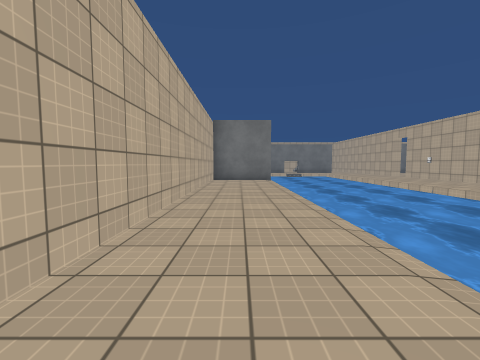
view 1 (above)

21 first-person views from a walk through a Unity game level. The camera is 1.3 m above the floor, tilts 4° down and sees 90° across. Doors are open. The floor is counted in squares, 1.89 m on a side. Each view is taken from the middle of a square. On the plan, view 1 faces up. The plan holds only what a view shows up to about 9 squares ahead; the rest is blank. The player character is not drawn. Surface patterns are stand-ins for the level's own textures.

view 2
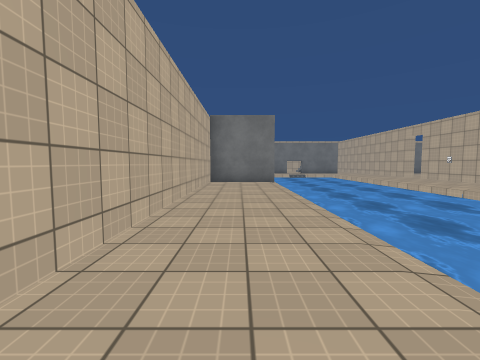

view 3
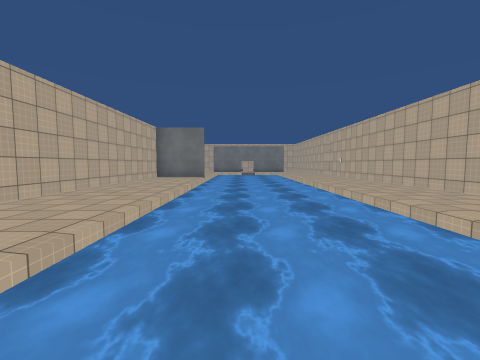

view 4
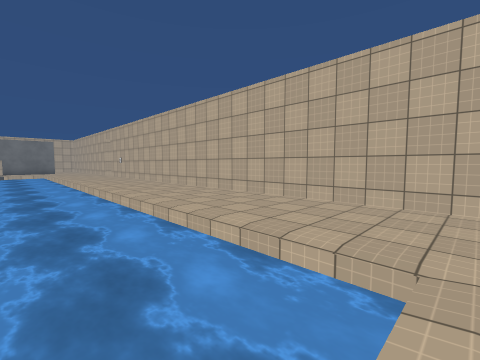

view 5
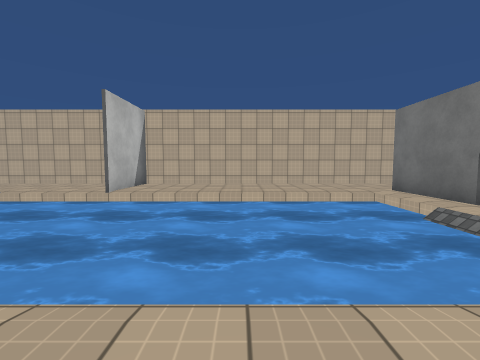

view 6
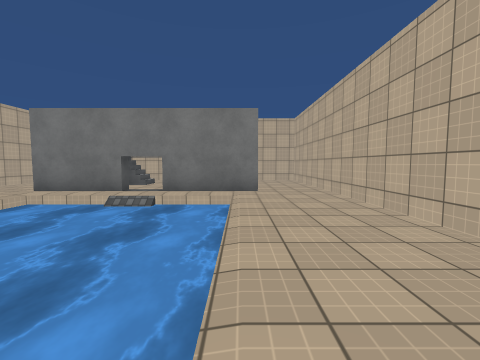

view 7
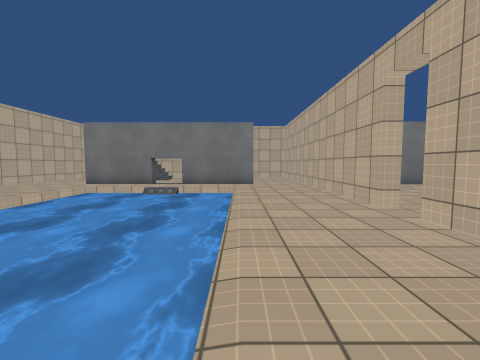

view 8
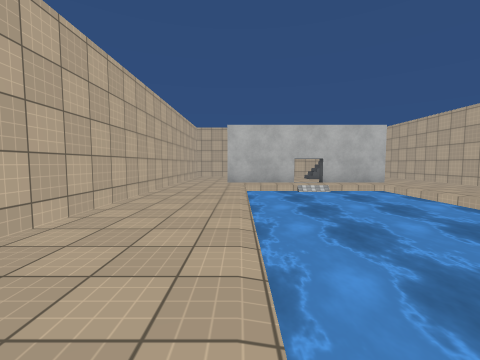

view 9
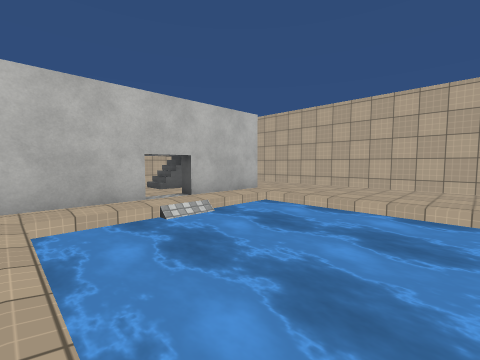

view 10
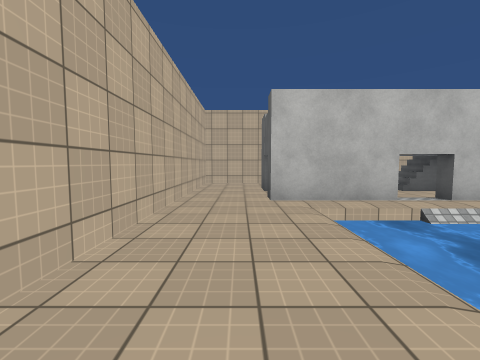

view 11
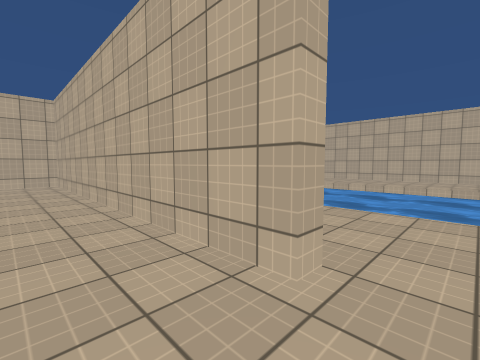

view 12
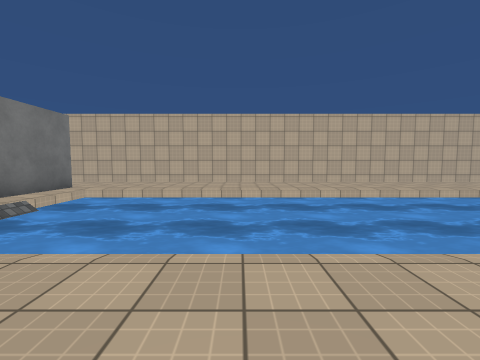

view 13
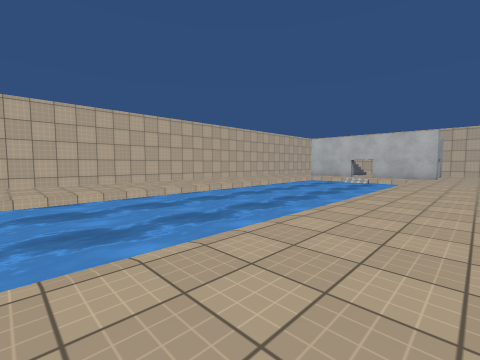

view 14
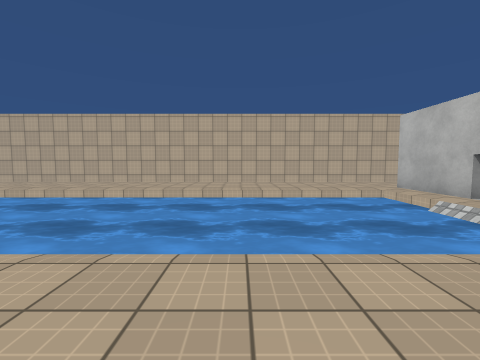

view 15
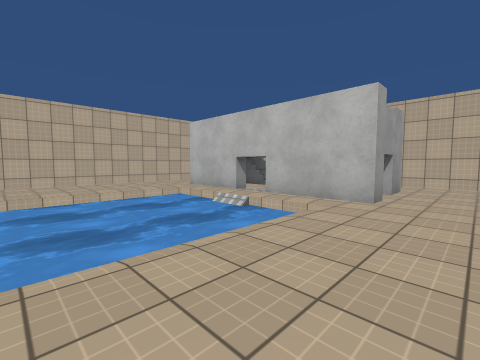

view 16
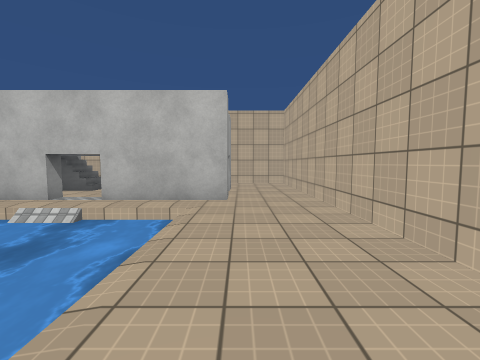

view 17
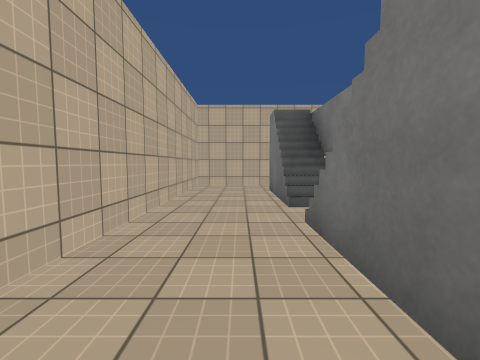

view 18
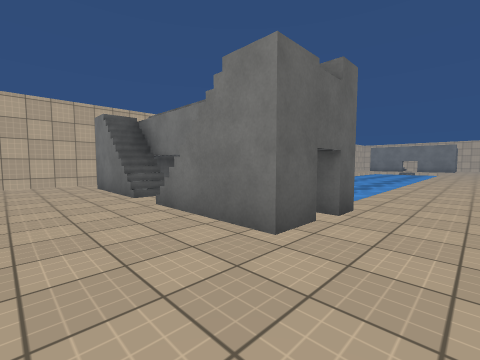

view 19
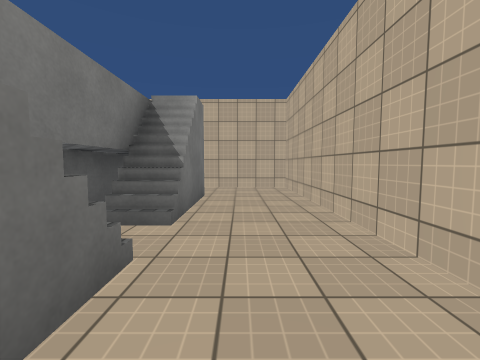

view 20
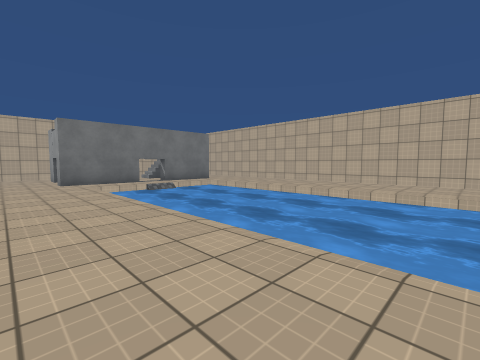

view 21
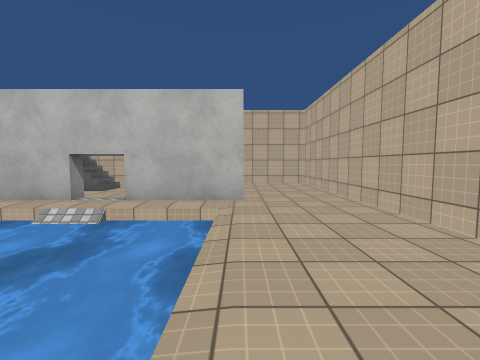

### Floor plan
Key: @ floor where view 1 was taken; # wall or solid block; x gap in a wall; . main floor; : floor 3.5 m higher than the main floor; / step, stairs or slope; D open door; = window, fence, low wall or low ledge; ≈ water the walk keeps out of; ^ raised ledge.
Columns run from 2 left of view 1 to 18 right of it. Each row starts with its distance up from view 1.
 21          ###
 20          .#.
 19 #.       .#..
 18 #..  #   .#./       #
 17 #..#^^^^#.#..^^^^^..#
 16 #...≈≈≈≈..#..≈≈≈≈≈..#
 15 #...≈≈≈≈..#..≈≈≈≈≈..#
 14 #...≈≈≈≈..#..≈≈≈≈≈..#
 13 #...≈≈≈≈..#..≈≈≈≈≈..#
 12 #...≈≈≈≈..D..≈≈≈≈≈..#
 11 #...≈≈≈≈..#..≈≈≈≈≈..#
 10 ###x≈≈≈≈..#..≈≈≈≈≈..#
  9 #...≈≈≈≈..#..≈≈≈≈≈..#
  8 #...≈≈≈≈..#..≈≈≈≈≈..#
  7 #...≈≈≈≈..#..≈≈≈≈≈..#
  6 #...≈≈≈≈..#..≈≈≈≈≈..#
  5 #...≈≈≈≈..#..≈≈≈≈≈..#
  4 #...≈≈≈≈..#..≈≈≈≈≈..#
  3 #...≈≈≈≈..#..≈≈≈≈≈..#
  2 #...≈≈≈≈..#..≈≈≈≈≈..#
  1 #...≈≈≈≈..#..≈≈≈≈≈..#
  0 #.@.≈≈≈≈..#..≈≈≈≈≈..#
 -1 #...≈≈≈≈..#..≈≈≈≈≈..#
 -2 #.........#.........#
 -3 #..#=####.#./^^^^^..#
 -4 #..  ///:.#.///.//..#
 -5 #...    ..#.........#
 -6 #...    ..#.........#
 -7 #####  ##############

Positions as (right, up) in squares from view 1, and headings:
1: (0, 0), facing up
2: (0, 1), facing up
3: (3, -2), facing up
4: (4, -2), facing up-right
5: (7, 13), facing left
6: (6, 11), facing up
7: (6, 9), facing up
8: (6, 6), facing down
9: (6, 2), facing down-left
10: (7, 2), facing down
11: (7, 12), facing up-right
12: (9, 12), facing right
13: (9, 10), facing down-right
14: (9, 2), facing right
15: (9, 2), facing down-right
16: (10, 2), facing down
17: (16, -5), facing left
18: (17, -6), facing up-left
19: (11, -5), facing right
20: (9, 8), facing up-right
21: (1, 2), facing down
